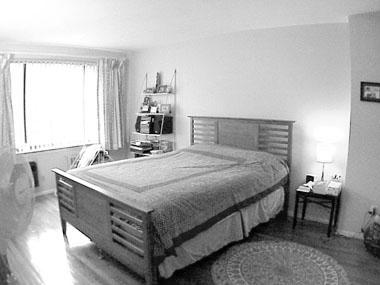
//> input picture depthOrderedGrouping/depthOrderedGrouping/159.jpg, 380 x 285 px
$ ./main1   (built with g++ and OpenCV 4)
//> lines starting //> are read from the running program, lines starting //| are printed output that depends on the picture; after the words box and inside, x2 and y2 are one past the last pixel; in counts of white or black regions, pixels touching at a corner belong together
// main.cpp
// This code groups edges into lines, line clusters, quadrilaterals, and
// depth-ordered planes based on cues in the single image
// Author: Lars Jangaard, Olajumoke Fajinmi, William Hoffrance
// Date: 11/3/2013

#include <opencv/cv.h>
#include <opencv/highgui.h>
using namespace cv;

// struct holds the images and data we want to maintain
// while processing through different methods
struct CurImage {
	Mat original, blurred, edged, houghed, vanished;
	int thresh1, thresh2, aperture; // for Canny
	int thresh3, minLen, maxGap; // for HoughlinesP
	int proximity; // for vanishing point regions
	float vertical; // acceptable slope to consider vertical

	// each Vec4i holds 2 pair of line segment coords
	vector<Vec4i> allLines; // HoughlinesP result
	vector<Vec4i> goodLines; // vanishing point filter result
	vector<Vec4i> vanPts; // collection of indeces for each pair of
						  // 'allLines', along with the coords for their
						  // intersection

	vector<Vec2i> votes; // collection of indeces for vanishing points
						 // and the number of votes each one has

	vector<vector<int>> buckets; // buckets of vanishing point indeces
								 // that fall within 'proximity' distance
								 // from each other

	// constructor w/ default values
	CurImage(Mat orig, Mat blur, int t1=18, int t2=65, int ap=3,
			 int t3=40, int len=10, int gap=2, int prox=100, int vert=4) {
		original = orig;
		blurred = blur;
		thresh1=t1;
		thresh2=t2;
		aperture=ap;
		thresh3=t3;
		minLen=len;
		maxGap=gap;
		proximity=prox;
		vertical=vert;
	}
};

//transform1 - takes the blurred image and applies edge detection based on slidebar values
//preconditions - a valid CurImage struct exists with assigned values
//postconditions - transformed copy of image is displayed
void transform1(void *src) {
  	CurImage *curIn = (CurImage*) src;
	Canny(curIn->blurred, curIn->edged, curIn->thresh1, curIn->thresh2, curIn->aperture);
	imshow( "Output1", curIn->edged );
}

//transform2 - takes the edged image and applies houghlinesp based on slidebar values
//preconditions - a valid CurImage struct exists with assigned values
//postconditions - transformed copy of image is displayed ad lines vector is generated
void transform2(void *src) {
  	CurImage *curIn = (CurImage*) src;
	curIn->houghed = curIn->original.clone();
	HoughLinesP(curIn->edged, curIn->allLines, 1, CV_PI/180, curIn->thresh3, curIn->minLen, curIn->maxGap);

	// [13 lines of commented-out code are left out]


	for( int i = 0; i < curIn->allLines.size(); i++ ) {
		Vec4i l = curIn->allLines[i];
		line(curIn->houghed, Point(l[0], l[1]), Point(l[2], l[3]), Scalar(0,0,255));
	}
	imshow("Output2", curIn->houghed);
}

//transform3 - takes the lines from the houghed image and filters out those
//	with the fewest shared vanishing points
//preconditions - a valid CurImage struct exists with assigned values, including houghlines vector
//postconditions - transformed copy of image is displayed and new lines vector is generated
void transform3(void *src) {
	CurImage *curIn = (CurImage*) src;
	curIn->vanished = curIn->original.clone();

	// go thru all the houghline segments and get their coords/slopes/intercepts
	for ( int i=0; i < curIn->allLines.size()-1; i++ ) {
		Vec4i line_i = curIn->allLines[i];
		float mi, ci, x1_i, y1_i, x2_i, y2_i, dx_i, dy_i;
		x1_i = line_i[0];	y1_i = line_i[1];
		x2_i = line_i[2];	y2_i = line_i[3];
		dx_i = x2_i - x1_i;	dy_i = y2_i - y1_i;

		if (dx_i == 0) dx_i = .0001; // vertical
		mi = -(dy_i / dx_i); // slope
		if (abs(mi) > curIn->vertical)  {
			curIn->goodLines.push_back(line_i);
		}
		ci = y1_i - (mi*x1_i); // intercept

		// do the same thing for every other line to find intersection
		for ( int j=i+1; j < curIn->allLines.size(); j++ ) {
			Vec4i line_j = curIn->allLines[j];
			float mj, cj, x1_j, y1_j, x2_j, y2_j, dx_j, dy_j, intxnX, intxnY;
			x1_j = line_j[0];	y1_j = line_j[1];
			x2_j = line_j[2];	y2_j = line_j[3];
			dx_j = x2_j - x1_j;	dy_j = y2_j - y1_j;
			if (dx_j == 0) dx_j = -.0001; // vertical
			mj = -(dy_j / dx_j);
			if (mj > abs(curIn->vertical)) curIn->goodLines.push_back(line_j);
			cj = y1_j - (mj*x1_j);

			if( (mi - mj) == 0) { // parallel
				mi += .0001;
				mj -= .0001;
			}

			// intersections
			intxnX = (cj - ci) / (mi - mj);
			intxnY = (mi*intxnX) + ci;
			Vec4i vanPt;

			//if ( (intxnX < 0) || (intxnX > curIn->original.cols) ||
				//(intxnY < 0) || (intxnY > curIn->original.rows) ) {

			// indeces of lines and coords of intersection
			vanPt[0] = i;
			vanPt[1] = j;
			vanPt[2] = intxnX;
			vanPt[3] = intxnY;
			curIn->vanPts.push_back(vanPt); // collect the vanishing points
			//}}}}
		}
	}

	// TEMP CODE
	Vec2i voteRight, voteLeft;
	voteRight[0] = curIn->original.cols * 1.5;
	voteRight[1] = curIn->original.rows * .25;
	voteLeft[0] = curIn->original.cols * -.5;
	voteLeft[1] = curIn->original.rows * .25;
	curIn->votes.push_back(voteRight);
	curIn->votes.push_back(voteLeft);
	vector<int> bucket;
	bucket.push_back(0);
	curIn->buckets.push_back(bucket);
	curIn->buckets.push_back(bucket);

	// go thru all the vanishing points
	for (int i=0; i<curIn->vanPts.size(); i++) {
		int voteX = curIn->vanPts[i][2];
		int voteY = curIn->vanPts[i][3];
		bool found = false;

		// see if it falls within region already voted on
		// if so, add it to that bucket
		for (int j=0; j<curIn->votes.size() && !found; j++) {
			if (abs(curIn->votes[j][0] - voteX) < curIn->proximity &&
				abs(curIn->votes[j][1] - voteY) < curIn->proximity) {
					// temp code
					curIn->buckets[j].push_back(i); // not temp
					found = true;				    // not temp
			}
		}

		// [11 lines of commented-out code are left out]
	}

	// determine the 3 buckets with the most votes
	int hi3=0, hi2=0, hi1=0;
	int size3=0, size2=0, size1=0;
	int tmpHi, tmpSize;
	for (int i=0; i<curIn->buckets.size(); i++) {
		int curHi = i;
		int curSize = curIn->buckets[i].size();
		if (curSize > size1) {
			if (curSize > size2) {
				if (curSize > size3) {
					tmpHi = hi3;
					tmpSize = size3;
					hi3 = curHi;
					size3 = curSize;
					curHi = tmpHi;
					curSize = tmpSize;
				}
				tmpHi = hi2;
				tmpSize = size2;
				hi2 = curHi;
				size2 = curSize;
				curHi = tmpHi;
				curSize = tmpSize;
			}
			hi1 = curHi;
			size1 = curSize;
		}
	}

	// collect the 3 winning buckets
	vector<vector<int>> winners;
	//winners.push_back(curIn->buckets[hi1]);
	winners.push_back(curIn->buckets[hi2]);
	winners.push_back(curIn->buckets[hi3]);

	// go through the winning buckets
	for (int i=0; i < winners.size(); i++) {
		vector<int> bucket = winners[i];
		// go through each bucket and put all the lines
		// into the 'goodLines' collection.
		for (int j=0; j < bucket.size(); j++) {
			int vanPtsInd = bucket[j];
			Vec4i vanPt = curIn->vanPts[vanPtsInd];
			int allLinesInd1 = vanPt[0];
			int allLinesInd2 = vanPt[1];
			curIn->goodLines.push_back(curIn->allLines[allLinesInd1]);
			curIn->goodLines.push_back(curIn->allLines[allLinesInd2]);
		}
	}

	// draw all the 'goodLines'
	for( int i=0; i < curIn->goodLines.size(); i++ ) {
		Vec4i l = curIn->goodLines[i];
		line(curIn->vanished, Point(l[0], l[1]), Point(l[2], l[3]), Scalar(0,0,255));
	}
	imshow("Output3", curIn->vanished);
}

// on_trackbar1 - threshold 1
// the lower the threshold the more lines you get in non-edgy places
void on_trackbar1(int thresh1_slider, void *src) {
	( (CurImage*) src )->thresh1 = thresh1_slider;
	transform1(src);
}

// on_trackbar2 - threshold 2
// seems to have a relationship with threshold 1 but mostly does the same thing
void on_trackbar2(int thresh2_slider, void *src) {
	( (CurImage*) src )->thresh2 = thresh2_slider;
	transform1(src);
}

// on_trackbar3 - aperture
// compounds the edge detection.
// can only be 1, 3, 5, 7, but crashes on 1 so i don't allow it
void on_trackbar3(int aperture_slider, void *src) {
	int aperSize = aperture_slider;
	if (aperSize < 5 ) aperSize = 3;
	else if (aperSize == 6) aperSize = 7;
	( (CurImage*) src )->aperture = aperSize;
	transform1(src);
}

// on_trackbar4 - hough threshold
void on_trackbar4(int thresh3_slider, void *src) {
	if (thresh3_slider==0) thresh3_slider=1;
	( (CurImage*) src )->thresh3 = thresh3_slider;
	transform2(src);
}

// on_trackbar5 - min line length
void on_trackbar5(int minLen_slider, void *src) {
	if (minLen_slider==0) minLen_slider=1;
	( (CurImage*) src )->thresh3 = minLen_slider;
	transform2(src);
}

// on_trackbar6 - hough threshold
void on_trackbar6(int maxGap_slider, void *src) {
	if (maxGap_slider==0) maxGap_slider=1;
	( (CurImage*) src )->thresh3 = maxGap_slider;
	transform2(src);
}

// on_trackbar7 - vanishing point region sizes
void on_trackbar7(int vanSize_slider, void *src) {
	if (vanSize_slider==0) vanSize_slider=1;
	( (CurImage*) src )->proximity = vanSize_slider;
	transform3(src);
}


// main - This method performs greyscale conversion, blur, and canny operations to an image.
// preconditions - 159.jpg exists in the code directory and is a valid JPEG.
// postconditions - intermediate results are displayed on the screen and
//					the final result is saved to the file system as output.jpg.
int main(int argc, char *argv[]) {

	// Read in and display test image
	Mat image = imread("159.jpg");
//> image is the input picture: 285 rows x 380 cols, CV_8UC3; min 0, max 255, mean 169.2
	namedWindow("Input");
	imshow("Input", image);
	cvWaitKey(0);

	// Perform a greyscale conversion and display result
	Mat greyed;
	cvtColor(image, greyed, CV_BGR2GRAY);
	namedWindow("Output1");
	imshow("Output1", greyed);
	cvWaitKey(0);

	// Perform blur and display result
	Mat blurred;
	GaussianBlur(greyed, blurred, Size(5, 5), 2.0, 2.0);
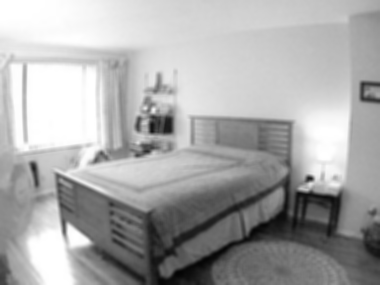
//> blurred: 285 rows x 380 cols, CV_8UC1; min 4, max 255, mean 169.2
	//blur(greyed, blurred, Size(3, 3));
	imshow("Output1", blurred);
	cvWaitKey(0);

	// Create image struct to retain a reference to the previous image
	// and keep track of slider values
	CurImage *curImage = new CurImage(image, blurred);

	transform1((void*)curImage);	// Perform default canny
//> in transform1, `Canny(curIn->blurred, curIn->edged, curIn->thresh1, curIn->thresh2, cu..`:
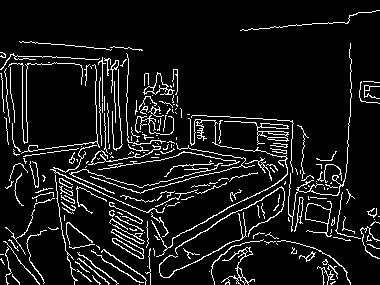
//> curIn->edged: 285 rows x 380 cols, CV_8UC1; 8.9% white in thin lines or dots

	// Create trackbars for Canny
	createTrackbar("Thresh1", "Output1", &curImage->thresh1, 100, on_trackbar1, &*curImage);
	createTrackbar("Thresh2", "Output1", &curImage->thresh2, 300, on_trackbar2, &*curImage);
	createTrackbar("Aperture", "Output1", &curImage->aperture, 7, on_trackbar3, &*curImage);

	cvWaitKey(0);
	imwrite("edged.jpg", curImage->edged);	// save canny result

	namedWindow("Output2");
	transform2((void*)curImage);	// Perform default houghlinesp
//> in transform2, `HoughLinesP(curIn->edged, curIn->allLines, 1, CV_PI/180, curIn->thresh..`: curIn->allLines = 133 lines (x1, y1, x2, y2), first 8: [151, 216, 163, 222], [244, 200, 281, 180], [195, 119, 215, 120], [305, 219, 333, 224], [320, 160, 331, 160], [35, 154, 65, 150], [118, 166, 156, 160], [252, 118, 262, 118]
//> the loop in transform2, `for( int i = 0; i < curIn->allLines.size(); i++ )` made 133 passes
//> l on passes 1 to 12: [151, 216, 163, 222], [244, 200, 281, 180], [195, 119, 215, 120], [305, 219, 333, 224], [320, 160, 331, 160], [35, 154, 65, 150], [118, 166, 156, 160], [252, 118, 262, 118], [139, 187, 158, 183], [70, 174, 114, 193], [48, 148, 78, 144], [183, 232, 247, 197]
//> after the loop in transform2, `for( int i = 0; i < curIn->allLines.size(); i++ )`:
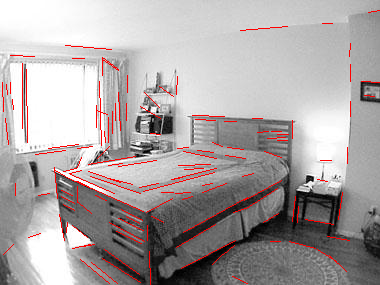
//> curIn->houghed: 285 rows x 380 cols, CV_8UC3; 2.8% of pixels changed, all inside (x1, y1, x2, y2) = (2, 10, 380, 285)

	// Create trackbars for HoughlinesP
	createTrackbar("Thresh", "Output2", &curImage->thresh3, 150, on_trackbar4, &*curImage);
	createTrackbar("Min Length", "Output2", &curImage->minLen, 100, on_trackbar5, &*curImage);
	createTrackbar("Max Gap", "Output2", &curImage->maxGap, 100, on_trackbar6, &*curImage);

	cvWaitKey(0);
	imwrite("houghed.jpg", curImage->houghed); // save houghed result

	namedWindow("Output3");
	transform3((void*)curImage);
//> the loop in transform3, `for ( int i=0; i < curIn->allLines.size()-1; i++ )` made 132 passes
//> (x1_i, y1_i, x2_i, y2_i, dy_i, ci) on passes 1 to 12: (151, 216, 163, 222, 6, 291.5), (244, 200, 281, 180, -20, 68.11), (195, 119, 215, 120, 1, 128.8), (305, 219, 333, 224, 5, 273.5), (320, 160, 331, 160, 0, 160), (35, 154, 65, 150, -4, 149.3), (118, 166, 156, 160, -6, 147.4), (252, 118, 262, 118, 0, 118), (139, 187, 158, 183, -4, 157.7), (70, 174, 114, 193, 19, 204.2), (48, 148, 78, 144, -4, 141.6), (183, 232, 247, 197, -35, 131.9)
//> (y1_i, x2_i, y2_i, dy_i) on passes 67, 69, 70: (219, 342, 192, -27), (69, 27, 142, 73), (81, 101, 145, 64)
//> the loop in transform3, `for (int i=0; i<curIn->buckets.size(); i++)` made 2 passes
//> the loop in transform3, `for (int i=0; i < winners.size(); i++)` made 2 passes
//> after the loop in transform3, `for( int i=0; i < curIn->goodLines.size(); i++ )`:
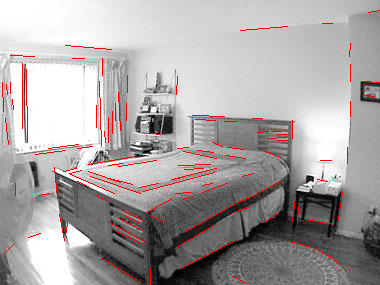
//> curIn->vanished: 285 rows x 380 cols, CV_8UC3; 2.34% of pixels changed, all inside (x1, y1, x2, y2) = (2, 10, 380, 285)
	// Trackbar for vanishing points filter (goes slow)
	createTrackbar("prox", "Output3", &curImage->proximity, 300, on_trackbar7, &*curImage);

	cvWaitKey(0);
	imwrite("vanished.jpg", curImage->vanished);

	return 0;
}

$ run again, with depthOrderedGrouping/depthOrderedGrouping/borders.jpg copied over depthOrderedGrouping/depthOrderedGrouping/159.jpg
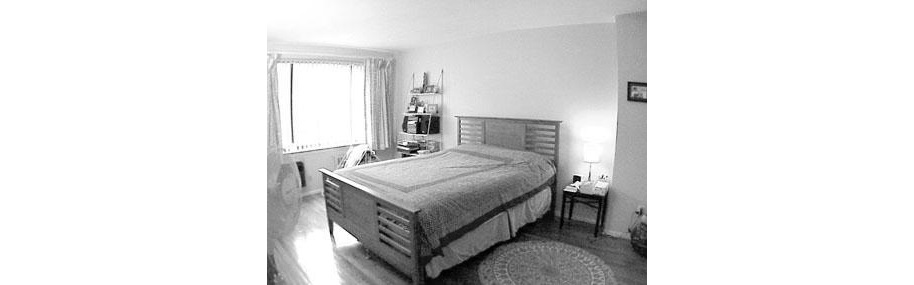
//> input picture depthOrderedGrouping/depthOrderedGrouping/borders.jpg, 914 x 285 px
//> image is the input picture: 285 rows x 914 cols, CV_8UC3; min 0, max 255, mean 219.3
//> in transform1, `Canny(curIn->blurred, curIn->edged, curIn->thresh1, curIn->thresh2, cu..`:
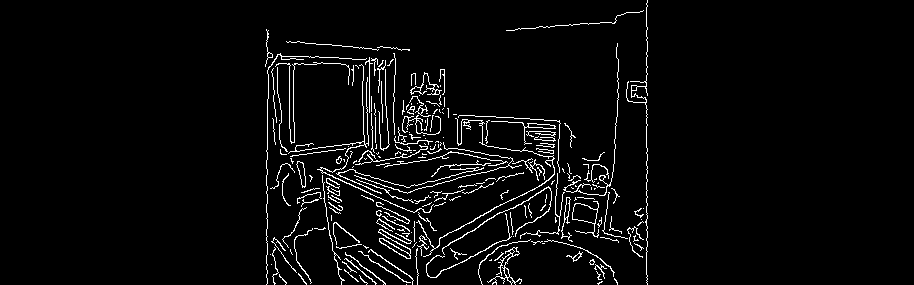
//> curIn->edged: 285 rows x 914 cols, CV_8UC1; 3.9% white in thin lines or dots, all inside (x1, y1, x2, y2) = (265, 0, 648, 285)
//> in transform2, `HoughLinesP(curIn->edged, curIn->allLines, 1, CV_PI/180, curIn->thresh..`: curIn->allLines = 145 lines (x1, y1, x2, y2), first 8: [646, 26, 646, 3], [420, 217, 430, 222], [646, 147, 646, 99], [323, 172, 413, 212], [572, 218, 600, 224], [267, 159, 267, 99], [305, 149, 364, 142], [578, 203, 589, 206]
//> the loop in transform2, `for( int i = 0; i < curIn->allLines.size(); i++ )` made 145 passes
//> the loop in transform3, `for ( int i=0; i < curIn->allLines.size()-1; i++ )` made 144 passes
//> (x1_i, y1_i, x2_i, y2_i, dy_i, ci) on passes 1 to 8: (646, 26, 646, 3, -23, -148579968), (420, 217, 430, 222, 5, 427), (646, 147, 646, 99, -48, -310079840), (323, 172, 413, 212, 40, 315.6), (572, 218, 600, 224, 6, 340.6), (267, 159, 267, 99, -60, -160199840), (305, 149, 364, 142, -7, 112.8), (578, 203, 589, 206, 3, 360.6)
//> the loop in transform3, `for (int i=0; i<curIn->buckets.size(); i++)` made 2 passes
//> the loop in transform3, `for (int i=0; i < winners.size(); i++)` made 2 passes
//> after the loop in transform3, `for( int i=0; i < curIn->goodLines.size(); i++ )`:
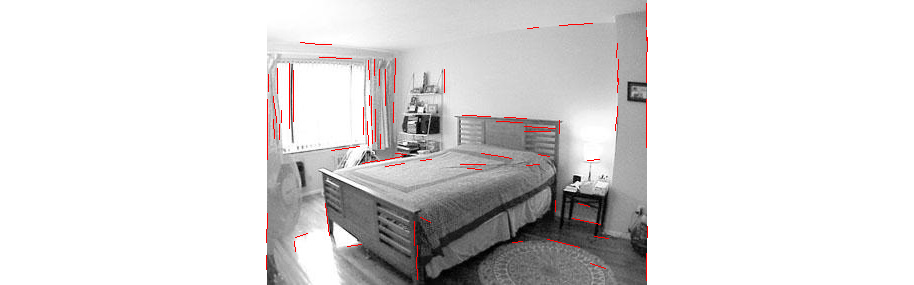
//> curIn->vanished: 285 rows x 914 cols, CV_8UC3; 0.64% of pixels changed, all inside (x1, y1, x2, y2) = (266, 3, 648, 281)
